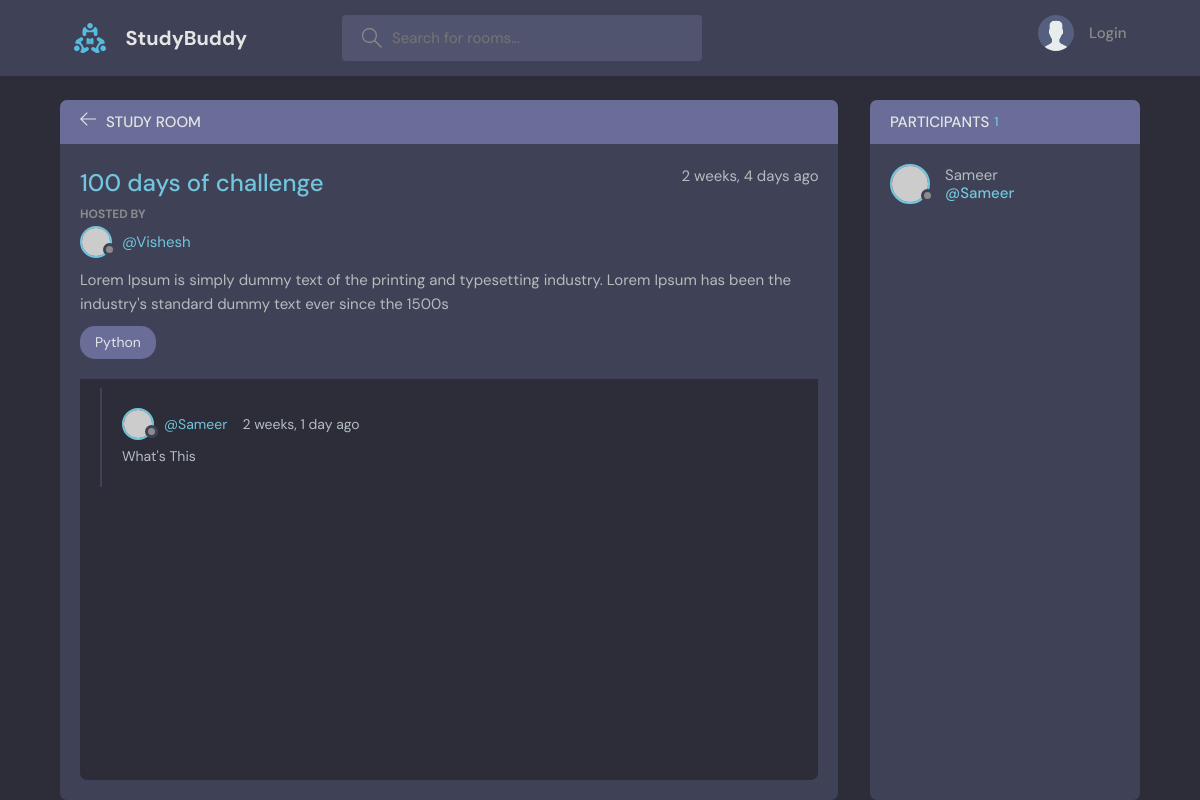
Page /room/2/ on the committed database.
### base/models.py (models this page shows, shortened)
class Room(models.Model):
    host = models.ForeignKey(User, on_delete=models.SET_NULL, null=True)
    topic = models.ForeignKey(Topic, on_delete=models.SET_NULL, null=True)
    name = models.CharField(max_length=200)
    description = models.TextField(null=True, blank=True)
    participants = models.ManyToManyField(User, related_name='participants', blank=True)
    updated = models.DateTimeField(auto_now=True)
    created = models.DateTimeField(auto_now_add=True)
    class Meta:
        ordering = ['-updated', '-created']

class Topic(models.Model):
    name = models.CharField(max_length=200)
    def __str__(self) -> str:
        return self.name

class Message(models.Model):
    user = models.ForeignKey(User, on_delete=models.CASCADE)
    room = models.ForeignKey(Room, on_delete=models.CASCADE)
    body = models.TextField()
    updated = models.DateTimeField(auto_now=True)
    created = models.DateTimeField(auto_now_add=True)
    class Meta:
        ordering = ['-updated', '-created']

### base/views.py (the view, shortened to what this page needs)
# urls.py: path('room/<str:pk>/', views.room, name="room"),
def room(request, pk):
    room = Room.objects.get(id=pk)
    room_messages = room.message_set.all().order_by('-created')  # Django feature for Many-to-one relationship Model(start in lower case) name_set
    participants = room.participants.all()
    context = {'room' : room, 'room_messages' : room_messages, 'participants' : participants}
    return render(request, 'base/room.html', context)

### base/templates/base/room.html (shortened to what this page needs)
{% extends 'main.html' %}
{% block content %}
<main class="profile-page layout layout--2">
  <div class="container">
    <div class="room">
      <div class="room__top">
        <div class="room__topLeft">
          <a href="{% url 'home' %}">
            <svg version="1.1" xmlns="http://www.w3.org/2000/svg" width="32" height="32" viewBox="0 0 32 32">
              <title>arrow-left</title>
              <path
                d="M13.723 2.286l-13.723 13.714 13.719 13.714 1.616-1.611-10.96-10.96h27.625v-2.286h-27.625l10.965-10.965-1.616-1.607z"
              ></path>
            </svg>
          </a>
          <h3>Study Room</h3>
        </div>
      </div>
      <div class="room__box scroll">
        <div class="room__header scroll">
          <div class="room__info">
            <h3>{{room.name}}</h3>
            <span>{{room.created|timesince}} ago</span>
          </div>
          <div class="room__hosted">
            <p>Hosted By</p>
            <a href="{% url 'user-profile' room.host.id %}" class="room__author">
              <div class="avatar avatar--small">
                <img src="https://randomuser.me/api/portraits/men/37.jpg" />
              </div>
              <span>@{{room.host}}</span>
            </a>
          </div>
          <div class="room__details">
            {{room.description}}
          </div>
          <span class="room__topics">{{room.topic}}</span>
        </div>
        <div class="room__conversation">
          <div class="threads scroll">
            {% for message in room_messages %}
            <div class="thread">
              <div class="thread__top">
                <div class="thread__author">
                  <a href="{% url 'user-profile' message.user.id%}" class="thread__authorInfo">
                    <div class="avatar avatar--small">
                      <img src="https://randomuser.me/api/portraits/men/37.jpg" />
                    </div>
                    <span>@{{message.user}}</span>
                  </a>
                  <span class="thread__date">{{message.created|timesince}} ago</span>
                </div>
              </div>
              <div class="thread__details">
                {{message.body}}
              </div>
            </div>
            {% endfor %}
          </div>
        </div>
      </div>
    </div>
    <div class="participants">
      <h3 class="participants__top">Participants <span>{{room.participants.count}}</span></h3>
      <div class="participants__list scroll">
        {% for user in participants %}
        <a href="{% url 'user-profile' user.id %}" class="participant">
          <div class="avatar avatar--medium">
            <img src="https://randomuser.me/api/portraits/men/37.jpg" />
          </div>
          <p>
            {{user.username}}
            <span>@{{user.username}}</span>
          </p>
        </a>
        {% endfor %}
      </div>
    </div>
  </div>
</main>
{% endblock content %}

### rows in the picture
Room: name "100 days of challenge", created "2 weeks, 4 days", host "Vishesh", description "Lorem Ipsum is simply dummy text of the printing and typesetting industry. Lorem Ipsum has been the industry's standard dummy text ever since the 1500s", topic "Python", participants.count "1"
Message: user "Sameer", created "2 weeks, 1 day", body "What's This"

### other values in the picture
{{ user.username }} "Sameer"
